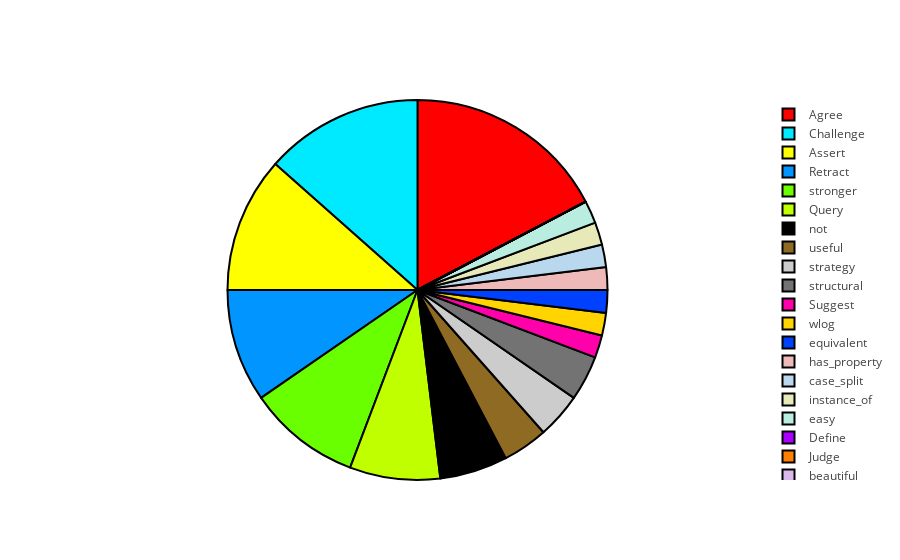

The notebook cell saved with this chart:
### Code cell
values = [9, 6, 7, 0, 0, 4, 5, 1, 3, 1, 5, 1, 1, 1, 1, 0, 1, 0, 0, 2, 0, 0, 2, 2]

trace = Pie(labels=labels, values=values,
               hoverinfo='label+percent', textinfo='none', 
               textfont=dict(size=20),
               marker=dict(colors=colors, 
                           line=dict(color='#000000', width=2)),
               showlegend=True,
               name="Other",
               insidetextfont=dict(color="white",size=20),)

iplot([trace], filename='styled_pie_chart')

### Figure 1 — Plotly figure (JSON) as saved in the notebook; plotly's stock layout.template omitted (floating-point values rounded to 4 significant figures)
{"data": [{"hoverinfo": "label+percent", "insidetextfont": {"color": "white", "size": 20}, "labels": ["Agree", "Assert", "Challenge", "Define", "Judge", "Query", "Retract", "Suggest", "not", "wlog", "stronger", "equivalent", "has_property", "case_split", "instance_of", "beautiful", "easy", "feasible", "plausible", "useful", "auxiliary", "goal", "strategy", "structural"], "marker": {"colors": ["#FF0000", "#FFFF00", "#00EAFF", "#AA00FF", "#FF7F00", "#BFFF00", "#0095FF", "#FF00AA", "#000000", "#FFD400", "#6AFF00", "#0040FF", "#EDB9B9", "#B9D7ED", "#E7E9B9", "#DCB9ED", "#B9EDE0", "#8F2323", "#23628F", "#8F6A23", "#6B238F", "#4F8F23", "#CCCCCC", "#737373"], "line": {"color": "#000000", "width": 2}}, "name": "Other", "showlegend": true, "textfont": {"size": 20}, "textinfo": "none", "type": "pie", "values": [9, 6, 7, 0, 0, 4, 5, 1, 3, 1, 5, 1, 1, 1, 1, 0, 1, 0, 0, 2, 0, 0, 2, 2]}], "layout": {}}
